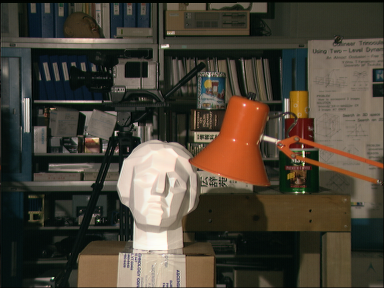
#> input picture images/face0.png, 384 x 288 px
$ python main.py   (Python 2 division)   (older library calls are emulated)
#> lines starting #> are read from the running program, lines starting #| are printed output that depends on the picture
### plotting.py
import cv2


def drawlines(imgL, imgR, lines, pts1, pts2):
    ''' imgL - image on which we draw the epilines for the points in imgR
        lines - corresponding epilines '''
    r, c = imgL.shape
    imgL = cv2.cvtColor(imgL, cv2.COLOR_GRAY2BGR)
    imgR = cv2.cvtColor(imgR, cv2.COLOR_GRAY2BGR)
    for r, pt1, pt2 in zip(lines, pts1, pts2):
        color = tuple(np.random.randint(0, 255, 3).tolist())
        x0, y0 = map(int, [0, -r[2] / r[1]])
        x1, y1 = map(int, [c, -(r[2] + r[0] * c) / r[1]])
        cv2.line(imgL, (x0, y0), (x1, y1), color, 1)
        cv2.circle(imgL, tuple(pt1), 5, color, -1)
        cv2.circle(imgR, tuple(pt2), 5, color, -1)
    return imgL, imgR

### main.py
import numpy as np
import cv2
from matplotlib import pyplot as plt
from plotting import drawlines

# from stereo import calibrateCamera

imgL = cv2.imread('images/face0.png', 0)
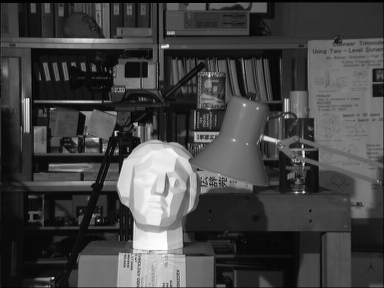
#> imgL: shape (288, 384); min 0, max 253, mean 67.8
imgR = cv2.imread('images/face1.png', 0)
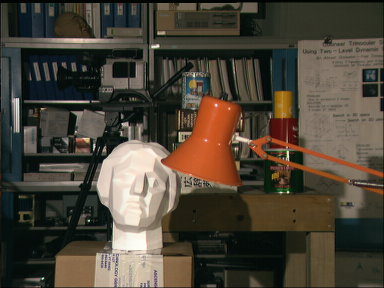
#> input picture images/face1.png, 384 x 288 px
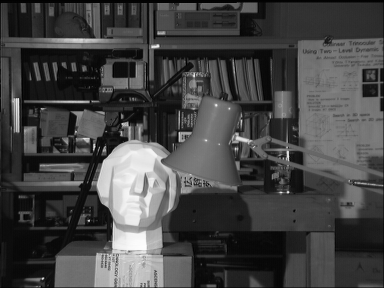
#> imgR: shape (288, 384); min 0, max 253, mean 68.6

sift = cv2.SIFT()

# find the keypoints and descriptors with SIFT
kp1, des1 = sift.detectAndCompute(imgL, None)
#> kp1 = 700 keypoints; strongest (x, y, size): (154, 178, 46.9), (167, 46, 2.8), (303, 152, 2), (115, 134, 1.9)
kp2, des2 = sift.detectAndCompute(imgR, None)
#> kp2 = 720 keypoints; strongest (x, y, size): (94, 146, 1.9), (133, 178, 47.6), (157, 46, 2.7), (288, 153, 1.9)

# FLANN parameters
FLANN_INDEX_KDTREE = 0
index_params = dict(algorithm=FLANN_INDEX_KDTREE, trees=5)
search_params = dict(checks=50)

flann = cv2.FlannBasedMatcher(index_params, search_params)
matches = flann.knnMatch(des1, des2, k=2)
#> matches = 700 matches

good = []
pts1 = []
pts2 = []

# ratio test as per Lowe's paper
for i, (m, n) in enumerate(matches):
    if m.distance < 0.8 * n.distance:
        good.append(m)
        pts2.append(kp2[m.trainIdx].pt)
        pts1.append(kp1[m.queryIdx].pt)
#> after the loop, good = 359 matches; pts1 = 359 pairs, first value 21.17 to 380.9, second value 4.38 to 284.5; pts2 = 359 pairs, first value 11 to 367.7, second value 4.66 to 284.5

pts1 = np.float32(pts1)
pts2 = np.float32(pts2)
F, mask = cv2.findFundamentalMat(pts1, pts2, cv2.FM_LMEDS)
#> F = [[2.18e-06, 0.00548, -0.371], [-0.00517, 0.000149, 19.08], [0.342, -19.1, 1]]; mask = 359 values, max 1 at index 0, min 0 at index 49, mean 0.816

# We select only inlier points
pts1 = pts1[mask.ravel() == 1]
#> pts1 = 293 pairs, first value 21.17 to 377.7, second value 4.38 to 283.1
pts2 = pts2[mask.ravel() == 1]
#> pts2 = 293 pairs, first value 11 to 367.5, second value 4.66 to 283.4

# Find epilines corresponding to points in right image (second image) and
# drawing its lines on left image
lines1 = cv2.computeCorrespondEpilines(pts2.reshape(-1, 1, 2), 2, F)
#> lines1 = 293 rows, first 8: [-0.0154, -1, 122.9], [0.00868, -1, 34.15], [-0.00978, -1, 102.2], [-0.017, -1, 129.1], [-0.0342, -0.999, 192.4], [0.0159, -1, 7.55], [-0.0321, -0.999, 184.5], [0.00833, -1, 35.46]
lines1 = lines1.reshape(-1, 3)

img5, img6 = drawlines(imgL, imgR, lines1, pts1, pts2)
#> the loop in drawlines, `for r, pt1, pt2 in zip(lines, pts1, pts2):` made 1 pass
#> (r, pt1, pt2) on pass 1: ([-0.0154, -1, 122.9], [21.17, 123], [11, 122.7])
#> (the run stopped early here; a loop or call above may not have finished)
